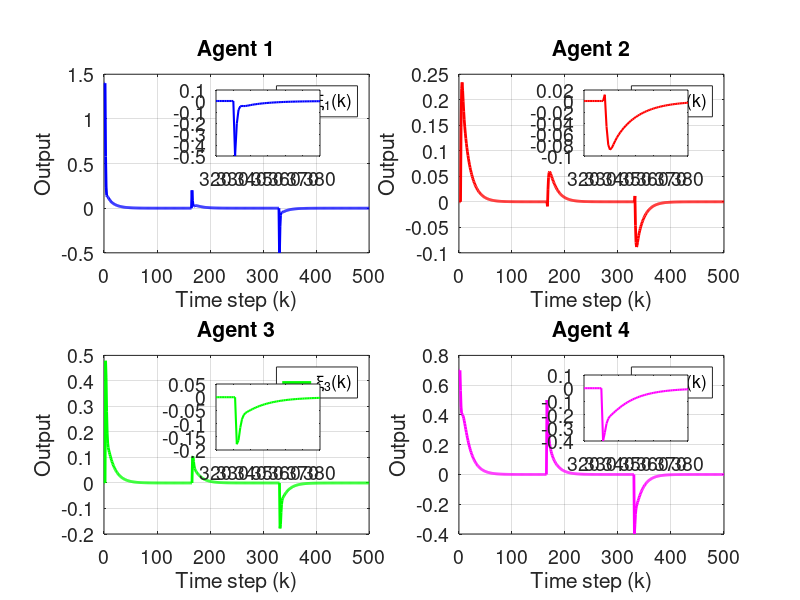

Here is the MATLAB script that generated this plot:
clc; clear;

%Parameters

rho = 10.5;
eta = 5;
lamda = 200;
mu = 80.5;
epsilon = 1e-5;
alpha = 1;

T = 0.1;
gamma1 = 0.05;
gamma2 = 0.05;
gamma3 = 0.05;
gamma4 = 0.05;

beta = 10;
sigma = 95;
tau = 1e-5;
nena = 1e-5;

rT = 1024;
L = 200;
m = 500;
n =600;


% initialization 

phi1 = zeros(m+1, 1);
phi2 = zeros(m+1, 1);
phi3 = zeros(m+1, 1);
phi4 = zeros(m+1, 1);

mfa1 = zeros(m+1, 1);
mfa2 = zeros(m+1, 1);
mfa3 = zeros(m+1, 1);
mfa4 = zeros(m+1, 1);

sm1 = zeros(m,1);
sm2 = zeros(m,1);
sm3 = zeros(m,1);
sm4 = zeros(m,1);

y1 = zeros(m+1, 1);
y2 = zeros(m+1, 1);
y3 = zeros(m+1, 1);
y4 = zeros(m+1, 1);

u1 = zeros(m,1);
u2 = zeros(m,1);
u3 = zeros(m,1);
u4 = zeros(m,1);

xi1 = zeros(m, 1);
xi2 = zeros(m, 1);
xi3 = zeros(m, 1);
xi4 = zeros(m, 1);

s1 = zeros(m, 1);
s2 = zeros(m, 1);
s3 = zeros(m, 1);
s4 = zeros(m, 1);

omega1 = zeros(m, 1);
omega2 = zeros(m, 1);
omega3 = zeros(m, 1);
omega4 = zeros(m, 1);

%Time Invarying Leaders signals (w5, w6)
% % Preallocate arrays (adjust size if needed)
w5 = zeros(1, m);  % example length, adjust as needed
w6 = zeros(1, m);  % example length, adjust as needed

% Set w5 values according to conditions
w5(1:165)     = 1.4;
w5(166:330)   = 1.6;
w5(331:end)   = 1.1;

% Set w6 values according to conditions
w6(1:165)     = 0.7;
w6(166:330)   = 1.2;
w6(331:end)   = 0.8;


% % Time vector for sinusoidal signals
% k = 1:m;
% t = (k-1) * T; % Time vector: t = (k-1)*T

% % Define sinusoidal leader signals (choose one of the variations below)

% % Variation 1: Low-frequency, same amplitude, phase-shifted signals
% w5 = 0.5 + 0.25 * sin(0.1 * t); % Amplitude = 0.25, frequency = 0.1 rad/s, offset = 1.15
% w6 = 0.5 + 0.25 * sin(0.1 * t + pi/2); % Same amplitude and frequency, phase shift = pi/2


for k = 1:m

    if k == 1
        phi1(k) = 1;
        phi2(k) = 1;
        phi3(k) = 1;
        phi4(k) = 1;
    elseif k == 2
        phi1(k) = phi1(k-1) + (eta * u1(k-1) / (mu + u1(k-1)^2)) * (y1(k) - phi1(k-1)*u1(k-1));
        phi2(k) = phi2(k-1) + (eta * u2(k-1) / (mu + u2(k-1)^2)) * (y2(k) - phi2(k-1)*u2(k-1));
        phi3(k) = phi3(k-1) + (eta * u3(k-1) / (mu + u3(k-1)^2)) * (y3(k) - phi3(k-1)*u3(k-1));
        phi4(k) = phi4(k-1) + (eta * u4(k-1) / (mu + u4(k-1)^2)) * (y4(k) - phi4(k-1)*u4(k-1));
    else
        phi1(k) = phi1(k-1) + (eta * (u1(k-1) - u1(k-2)) / (mu + (u1(k-1) - u1(k-2))^2)) * (y1(k) - y1(k-1) - phi1(k-1) * (u1(k-1) - u1(k-2)));
        phi2(k) = phi2(k-1) + (eta * (u2(k-1) - u2(k-2)) / (mu + (u2(k-1) - u2(k-2))^2)) * (y2(k) - y2(k-1) - phi2(k-1) * (u2(k-1) - u2(k-2)));
        phi3(k) = phi3(k-1) + (eta * (u3(k-1) - u3(k-2)) / (mu + (u3(k-1) - u3(k-2))^2)) * (y3(k) - y3(k-1) - phi3(k-1) * (u3(k-1) - u3(k-2)));
        phi4(k) = phi4(k-1) + (eta * (u4(k-1) - u4(k-2)) / (mu + (u4(k-1) - u4(k-2))^2)) * (y4(k) - y4(k-1) - phi4(k-1) * (u4(k-1) - u4(k-2)));
    end

    % Stability protection
    if k > 2 && (abs(phi1(k)) <= epsilon || abs(u1(k - 1) - u1(k - 2)) <= epsilon || sign(phi1(k)) ~= sign(phi1(1)))
        phi1(k) = phi1(1);
    end
    
    if k > 2 && (abs(phi2(k)) <= epsilon || abs(u2(k - 1) - u2(k - 2)) <= epsilon || sign(phi2(k)) ~= sign(phi2(1)))
        phi2(k) = phi2(1);
    end
    
    if k > 2 && (abs(phi3(k)) <= epsilon || abs(u3(k - 1) - u3(k - 2)) <= epsilon || sign(phi3(k)) ~= sign(phi3(1)))
        phi3(k) = phi3(1);
    end
    
    if k > 2 && (abs(phi4(k)) <= epsilon || abs(u4(k - 1) - u4(k - 2)) <= epsilon || sign(phi4(k)) ~= sign(phi4(1)))
        phi4(k) = phi4(1);
    end

    % Example for one time step:
    xi1(k) = y2(k) - 2 * y1(k) + w5(k);
    xi2(k) = y3(k) - y2(k);
    xi3(k) = y4(k) - 2 * y3(k) + y1(k);
    xi4(k) = y2(k) - 2 * y4(k) + w6(k);

    % Fix: Handle k=1 case for sliding surfaces
    if k == 1
        s1(k) = 0;
        s2(k) = 0;
        s3(k) = 0;
        s4(k) = 0;
    else
        s1(k) = alpha * xi1(k) - xi1(k-1);
        s2(k) = alpha * xi2(k) - xi2(k-1);
        s3(k) = alpha * xi3(k) - xi3(k-1);
        s4(k) = alpha * xi4(k) - xi4(k-1);
    end

    % Fix: Handle k=1 case for sliding surfaces
    if k == 1
        omega1(k) = 0;
        omega2(k) = 0;
        omega3(k) = 0;
        omega4(k) = 0;
    else
        omega1(k) = s1(k) + tau * (s1(k-1));
        omega2(k) = s2(k) + tau * (s2(k-1));
        omega3(k) = s3(k) + tau * (s3(k-1));
        omega4(k) = s4(k) + tau * (s4(k-1));
    end

    if k == 1
        mfa1(k) = 0;
        mfa2(k) = 0;
        mfa3(k) = 0;
        mfa4(k) = 0;
    else
        mfa1(k) = mfa1(k-1) + (rho * phi1(k)) / (lamda + abs(phi1(k)^2)) * xi1(k);
        mfa2(k) = mfa2(k-1) + (rho * phi2(k)) / (lamda + abs(phi2(k)^2)) * xi2(k);
        mfa3(k) = mfa3(k-1) + (rho * phi3(k)) / (lamda + abs(phi3(k)^2)) * xi3(k);
        mfa4(k) = mfa4(k-1) + (rho * phi4(k)) / (lamda + abs(phi4(k)^2)) * xi4(k);
    end


    % SMC updates
    if k == 1 
        sm1(k) = 0;
        sm2(k) = 0;
        sm3(k) = 0;
        sm4(k) = 0;
    else
        sm1(k) = sm1(k-1) + (beta * phi1(k)) / (sigma + (phi1(k))^2) * ...
            ( (xi1(k) + (y4(k) - y4(k-1)) + (w5(k) - w5(k-1))+(w6(k) - w6(k-1))) / (1 + 1) ...
            + (1-tau * alpha) * xi1(k) - tau * xi1(k-1) / (alpha * (2)) + nena * sign(omega1(k)) );

        sm2(k) = sm2(k-1) + (beta * phi2(k)) / (sigma + (phi2(k))^2) * ...
            ( (xi2(k) + (y3(k) - y3(k-1)) + (w5(k) - w5(k-1))+(w6(k) - w6(k-1))) / (1) ...
            + (1-tau * alpha) * xi2(k) - tau * xi2(k-1) / (alpha * (1)) + nena * sign(omega2(k)) );


        sm3(k) = sm3(k-1) + (beta * phi3(k)) / (sigma + (phi3(k))^2) * ...
            ( (xi3(k) + (y1(k) - y1(k-1)) + (y4(k) - y4(k-1)) + (w5(k) - w5(k-1))+(w6(k) - w6(k-1))) / (2) ...
            + (1-tau * alpha) * xi3(k) - tau * xi3(k-1) / (alpha * (2)) + nena * sign(omega3(k)) );


        sm4(k) = sm4(k-1) + (beta * phi4(k)) / (sigma + (phi4(k))^2) * ...
            ( (xi4(k) + (y2(k) - y3(k-1)) + (w5(k) - w5(k-1))+(w6(k) - w6(k-1))) / (2) ...
            + (1-tau * alpha) * xi4(k) - tau * xi4(k-1) / (alpha * (2)) + nena * sign(omega4(k)) );
    end

    % Control signal
    if k == 1
        u1(k) = 0;
        u2(k) = 0;
        u3(k) = 0;
        u4(k) = 0;
    else
        u1(k) = mfa1(k) + gamma1 * sm1(k);
        u2(k) = mfa2(k) + gamma2 * sm2(k);
        u3(k) = mfa3(k) + gamma3 * sm3(k);
        u4(k) = mfa4(k) + gamma4 * sm4(k);
    end
    if k == 1
        y1(k) = 0;
        y2(k) = 0;
        y3(k) = 0;
        y4(k) = 0;
    end

    % System dynamics (example, replace with actual system equations)

    y1(k + 1) = m / (rT * 0.1) * u1(k);
    y2(k + 1) = m / (rT * 0.1) * u2(k);
    y3(k + 1) = m / (rT * 0.1) * u3(k);
    y4(k + 1) = m / (rT * 0.3) * u4(k);

    
    % Ensure y values do not exceed bounds (example, adjust as needed)
 
    % y1(k) = max(0, min(1, y1(k)));
    % y2(k) = max(0, min(1, y2(k)));
    % y3(k) = max(0, min(1, y3(k)));
    % y4(k) = max(0, min(1, y4(k)));
    % % Ensure u values do not exceed bounds (example, adjust as needed)
    % u1(k) = max(0, min(1, u1(k)));
    % u2(k) = max(0, min(1, u2(k)));
    % u3(k) = max(0, min(1, u3(k)));
    % u4(k) = max(0, min(1, u4(k)));
    % % Ensure phi values do not exceed bounds (example, adjust as needed)
    % phi1(k) = max(0, min(1, phi1(k)));
    % phi2(k) = max(0, min(1, phi2(k)));
    % phi3(k) = max(0, min(1, phi3(k)));
    % phi4(k) = max(0, min(1, phi4(k)));

    % Plotting



end

% Time vector
k = 1:m;

% Create a main figure window
figure('Position', [100, 100, 1350, 750]);

% Define zoom range (adjust as needed)
zoomStart = 320;
zoomEnd = 380;
zoomed_fontsize = 14;

% Agent 1
subplot(2,2,1);
plot(k, xi1(1:m), 'b', 'LineWidth', 2);
title('Agent 1', 'FontSize', 14);
xlabel('Time step (k)', 'FontSize', 14);
ylabel('Output', 'FontSize', 14);
legend('\xi_1(k)', 'FontSize', 12);
grid on;
set(gca, 'FontSize', 14);
% Zoom inset
axes('Position', [0.27 0.74 0.13 0.11]);
box on;
plot(k(zoomStart:zoomEnd), xi1(zoomStart:zoomEnd), 'b', 'LineWidth', 1.5);
set(gca, 'FontSize', zoomed_fontsize);


% Agent 2
subplot(2,2,2);
plot(k, xi2(1:m), 'r', 'LineWidth', 2);
title('Agent 2', 'FontSize', 14);
xlabel('Time step (k)', 'FontSize', 14);
ylabel('Output', 'FontSize', 14);
legend('\xi_2(k)', 'FontSize', 12);
grid on;
set(gca, 'FontSize', 14);
axes('Position', [0.73 0.74 0.13 0.11]);
ylim([-0.2 0.5]);
box on;
plot(k(zoomStart:zoomEnd), xi2(zoomStart:zoomEnd), 'r', 'LineWidth', 1.5);
set(gca, 'FontSize', zoomed_fontsize);

% Agent 3
subplot(2,2,3);
plot(k, xi3(1:m), 'g', 'LineWidth', 2);
title('Agent 3', 'FontSize', 14);
xlabel('Time step (k)', 'FontSize', 14);
ylabel('Output', 'FontSize', 14);
legend('\xi_3(k)', 'FontSize', 12);
grid on;
set(gca, 'FontSize', 14);
axes('Position', [0.27 0.25 0.13 0.11]);
box on;
plot(k(zoomStart:zoomEnd), xi3(zoomStart:zoomEnd), 'g', 'LineWidth', 1.5);

set(gca, 'FontSize', zoomed_fontsize);

% Agent 4
subplot(2,2,4);
plot(k, xi4(1:m), 'm', 'LineWidth', 2);
title('Agent 4', 'FontSize', 14);
xlabel('Time step (k)', 'FontSize', 14);
ylabel('Output', 'FontSize', 14);
legend('\xi_4(k)', 'FontSize', 12);
grid on;
set(gca, 'FontSize', 14);
axes('Position', [0.73 0.265 0.13 0.11]);
box on;
plot(k(zoomStart:zoomEnd), xi4(zoomStart:zoomEnd), 'm', 'LineWidth', 1.5);
set(gca, 'FontSize', zoomed_fontsize);



    


